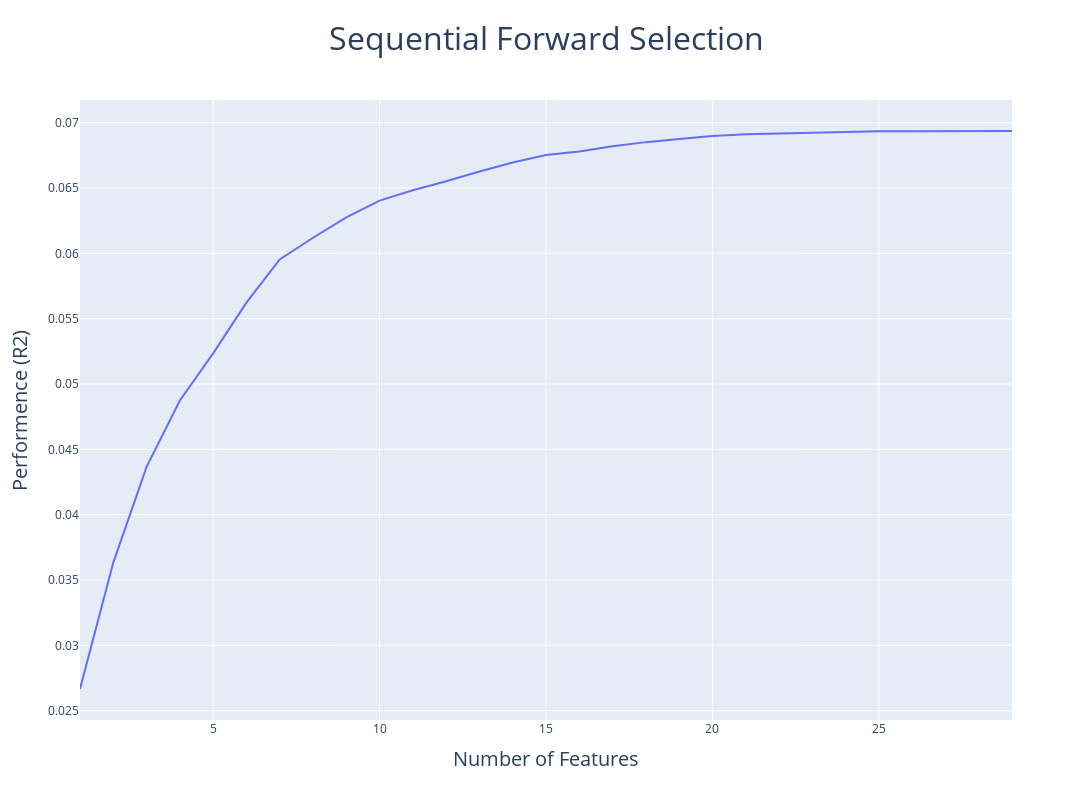

This figure's notebook cell:
### Code cell
import plotly.graph_objects as go

metric_dict = sfs.get_metric_dict()
k_features = list(metric_dict.keys())
avg_scores = np.array([metric_dict[k]['avg_score'] for k in k_features])
std_devs = np.array([metric_dict[k]['std_dev'] for k in k_features])

fig = go.Figure()
fig.add_trace(go.Scatter(x=k_features, y=avg_scores, mode='lines', name='Average Score'))
# fig.add_trace(go.Scatter(x=k_features, y=avg_scores + std_devs, mode='lines', line=dict(color='gray'), name='Upper Bound'))
# fig.add_trace(go.Scatter(x=k_features, y=avg_scores - std_devs, mode='lines', line=dict(color='gray'), fill='tonexty', name='Lower Bound'))

fig.update_layout(
    title = {
        'text': 'Sequential Forward Selection',
        'font': {'size': 32},
        'x': 0.5
    }, 
    xaxis_title = {
        'text': 'Number of Features',
        'font': {'size': 20}
    }, 
    yaxis_title = {
        'text': 'Performence (R2)',
        'font': {'size': 20}
    }, 
    width = 1200,
    height = 800)

# Show figure
fig.show()

### Figure 1 — Plotly figure (JSON) as saved in the notebook; plotly's stock layout.template omitted (floating-point values rounded to 4 significant figures)
{"data": [{"mode": "lines", "name": "Average Score", "type": "scatter", "x": [1, 2, 3, 4, 5, 6, 7, 8, 9, 10, 11, 12, 13, 14, 15, 16, 17, 18, 19, 20, 21, 22, 23, 24, 25, 26, 27, 28, 29], "y": [0.02666, 0.03633, 0.04365, 0.04873, 0.05234, 0.05622, 0.05953, 0.06119, 0.06274, 0.06404, 0.06483, 0.06551, 0.06626, 0.06695, 0.06752, 0.0678, 0.06819, 0.06851, 0.06875, 0.06897, 0.06912, 0.06918, 0.06927, 0.06932, 0.06934, 0.06935, 0.06936, 0.06936, 0.06936]}], "layout": {"height": 800, "title": {"font": {"size": 32}, "text": "Sequential Forward Selection", "x": 0.5}, "width": 1200, "xaxis": {"title": {"font": {"size": 20}, "text": "Number of Features"}}, "yaxis": {"title": {"font": {"size": 20}, "text": "Performence (R2)"}}}}
